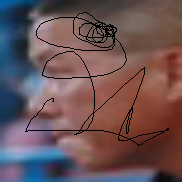
%> input picture data_xulyanh/dateset/1.png, 182 x 182 px; its folder holds only this picture in this run
$ octave --eval "result = get_list_LBP_dataset;"   (GNU Octave 9; MATLAB toolbox functions it lacks are replaced by stand-ins)
%> lines starting %> are read from the running program, lines starting %| are printed output that depends on the picture
### get_LBP.m
function [LBP] = get_LBP(image)
%UNTITLED Summary of this function goes here
%   Detailed explanation goes here
    LBP = image * 0;
    [n , m] = size(image);
    mas_matrix = [];
    % LBP
    scale = 2.^[7 6 5; 0 -inf 4; 1 2 3];
    for i = 2 : n - 1
        for j = 2 : m - 1
            mas_matrix = [image(i-1, j-1) image(i-1,j) image(i-1,j+1);
                          image(i, j-1) image(i, j) image(i, j+1);
                          image(i + 1, j-1) image(i + 1, j) image(i + 1, j+1)];
            mt = int8(image(i,j)) - int8(mas_matrix);
            mt = mt > 0;
            pattern = sum(sum(mt .* scale));
            LBP(i,j) = pattern;
        end
    end
    LBP = imhist(LBP);
    uni_patterm = [0, 1, 2, 3, 4, 6, 7, 8, 12, 14, 15, 16, 24, 28, 30, 31, 32, 48, 56, 60, 62, 63, 64, 96, 112, 120, 124, 126, 127, 128, 129, 131, 135, 143, 159, 191, 192, 193, 195, 199, 207, 223, 224, 225, 227, 231, 239, 240, 241, 243, 247, 248, 249, 251, 252, 253, 254 ,255];
    LBP_final = [];
    for i = 1 : 58
        LBP_final(i) = LBP(uni_patterm(i) + 1);
    end
    LBP_final(59) = n * m - sum(LBP_final);
    LBP = transpose(LBP_final);
end

### get_list_LBP_dataset.m
function [mt_LBP_dataset , filenames] = get_list_LBP_dataset()
%get_color_hist_dataset doc vao cac anh tu tap nguon va tinh histgram cua
%cac anh.
    image_folder= 'C:\Users\ASUS\Desktop\BTL_XuLyAnh\data_xulyanh\dateset';
    filenames = dir(fullfile(image_folder,'*.png'));
    total_images = numel(filenames);
    mt_LBP_dataset = [];
    for n = 1:total_images
        f = fullfile(image_folder, filenames(n).name);
        images = imread(f);
%> images is the input picture: size 182x182x3 uint8; mean R, G, B 106.9, 83.2, 86.2
        image = rgb2gray(images);
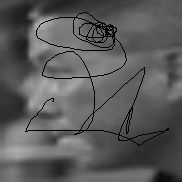
%> image: size 182x182 uint8; min 0, max 178, mean 90.6
        LBP = get_LBP(image);
%> in get_LBP, `LBP = image * 0;`: LBP: size 182x182 uint8; every value is 0
%> after the loop in get_LBP, `for i = 2 : n - 1`:
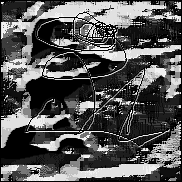
%> LBP: size 182x182 uint8; min 0, max 255, mean 85.8
%> in get_LBP, `LBP = imhist(LBP);`: LBP = 256 values, max 7038 at index 1, min 0 at index 20, mean 129.4
%> after the loop in get_LBP, `for i = 1 : 58`: LBP_final = 58 values, max 7038 at index 1, min 3 at index 42, mean 550.1
%> in get_LBP, `LBP = transpose(LBP_final);`: LBP = 59 values, max 7038 at index 1, min 3 at index 42, mean 561.4
        mt_LBP_dataset = [mt_LBP_dataset , LBP ];
%> mt_LBP_dataset has the same summary as LBP in get_LBP
%> `result = get_list_LBP_dataset;`: result has the same summary as LBP in get_LBP
    end
end

$ run again, on data_xulyanh/dateset/126.png
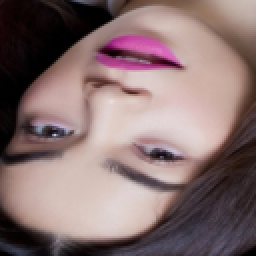
%> input picture data_xulyanh/dateset/126.png, 128 x 128 px (shown 2 times larger)
%> in get_list_LBP_dataset, images is the input picture: size 128x128x3 uint8; mean R, G, B 134.1, 111.8, 111.6
%> in get_list_LBP_dataset, `image = rgb2gray(images);`:
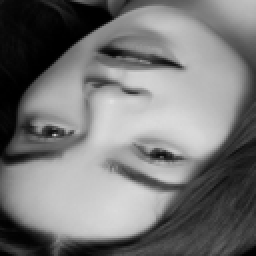
%> image: size 128x128 uint8 (shown 2 times larger); min 0, max 224, mean 118.4
%> after the loop in get_LBP, `for i = 2 : n - 1`:
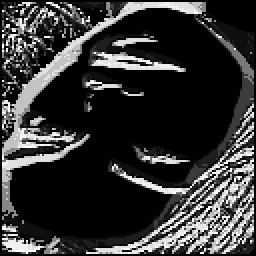
%> LBP: size 128x128 uint8 (shown 2 times larger); min 0, max 255, mean 52
%> in get_LBP, `LBP = imhist(LBP);`: LBP = 256 values, max 8627 at index 1, min 0 at index 44, mean 64
%> after the loop in get_LBP, `for i = 1 : 58`: LBP_final = 58 values, max 8627 at index 1, min 16 at index 46, mean 260.9
%> in get_LBP, `LBP = transpose(LBP_final);`: LBP = 59 values, max 8627 at index 1, min 16 at index 46, mean 277.7
%> mt_LBP_dataset has the same summary as LBP in get_LBP
%> result has the same summary as LBP in get_LBP
